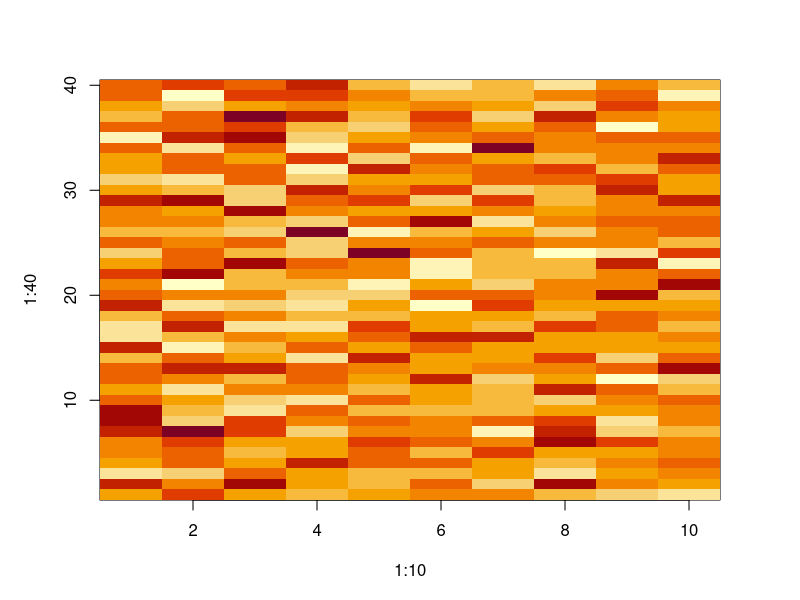
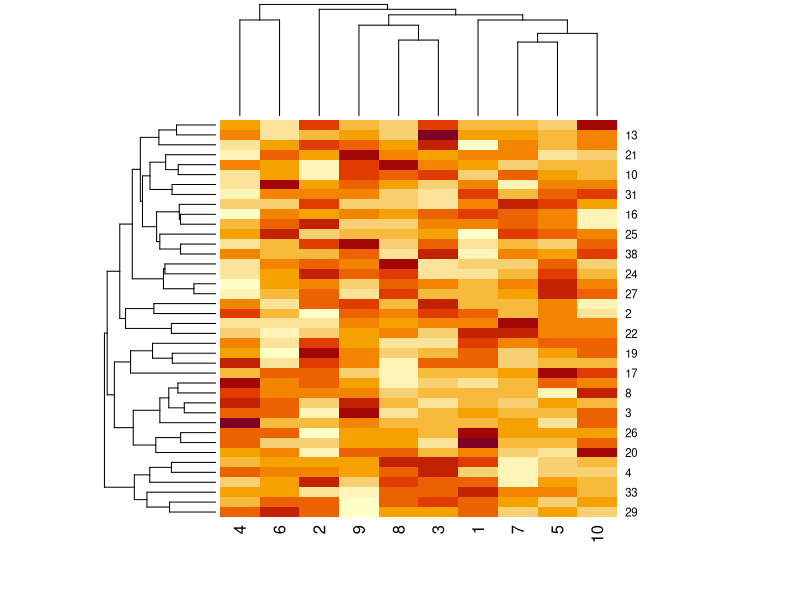
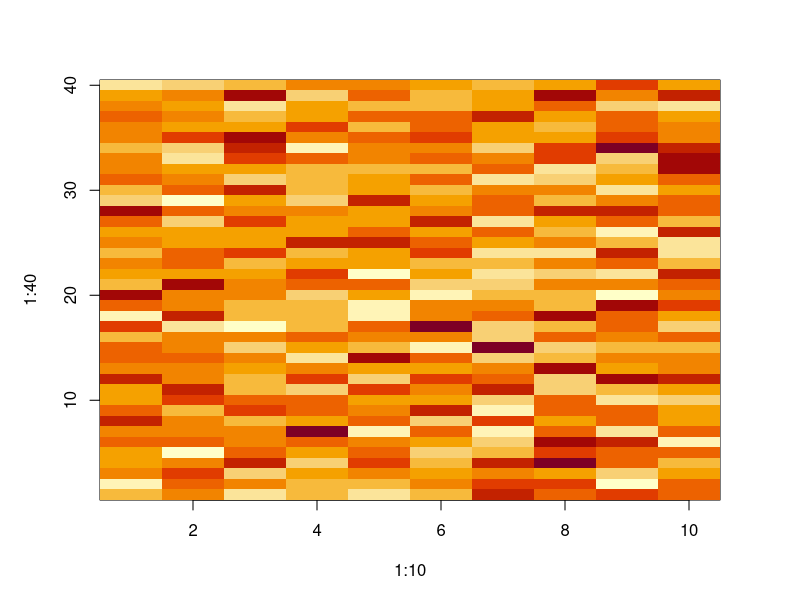
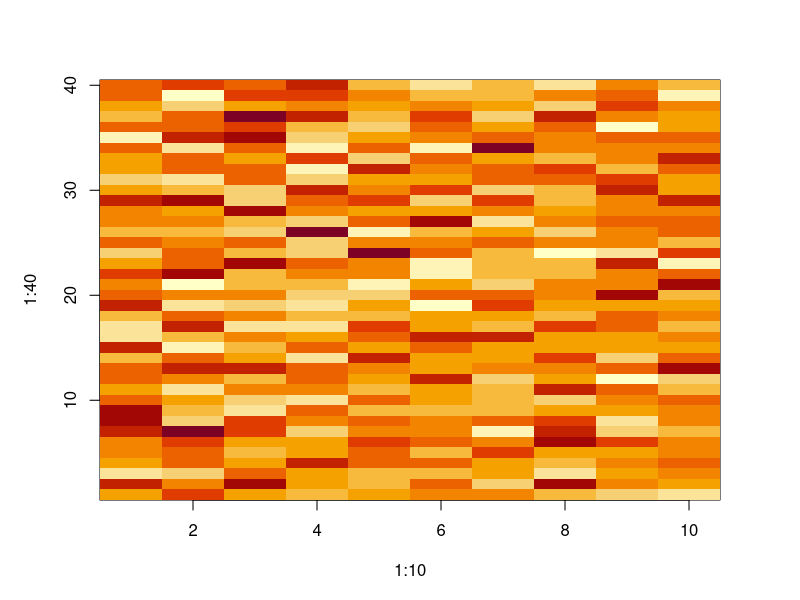
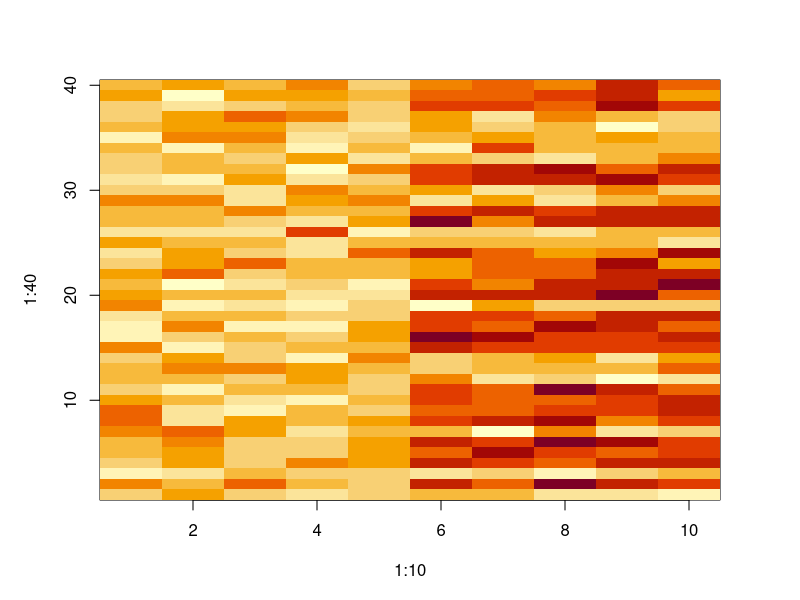
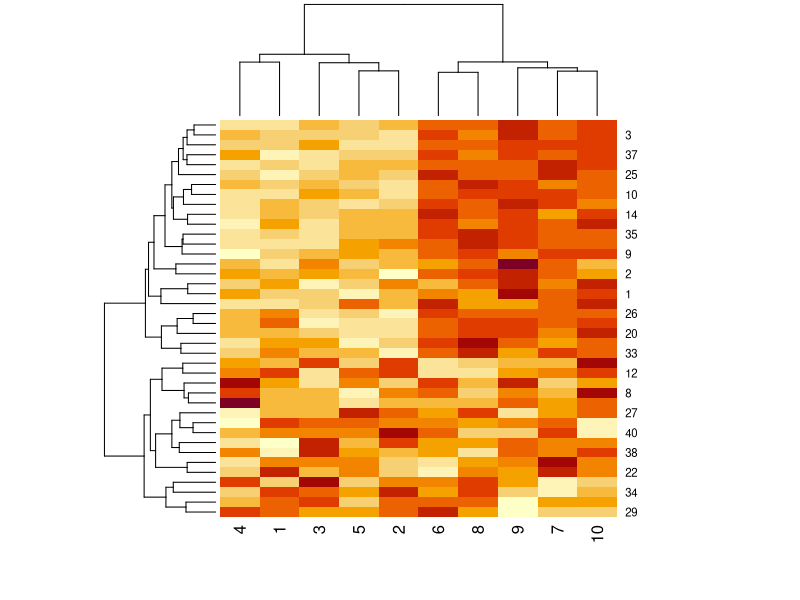
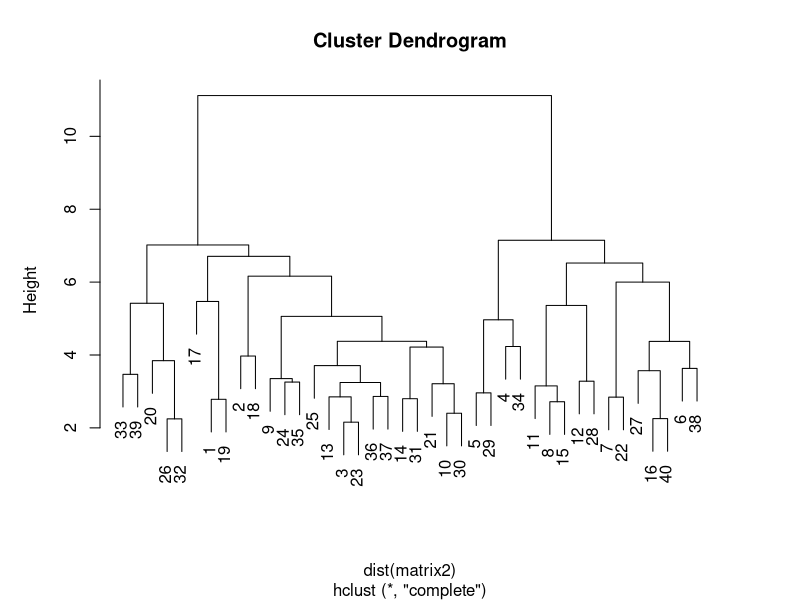
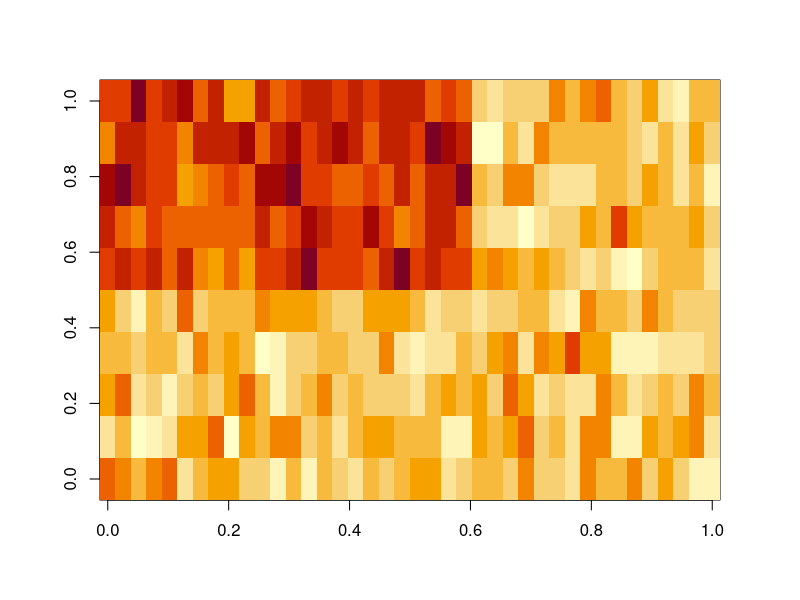

These figures' R source, in order:

set.seed(12345)
par(mar = c(5,5,4,4))

matrix <- matrix(rnorm(400), nrow = 40)
image(1:10,1:40,t(matrix)[ ,nrow(matrix):1])

heatmap(matrix)

set.seed(678910)
matrix2 <- matrix
for (i in 1:40) {
        coinflip <- rbinom(1,1,prob = 0.5)
        if(coinflip){
                matrix2[i,] <- matrix[i,]+rep(c(0,3),each = 5)
        }
        
}
# par(mar = rep(0.2,4))
str(matrix)
image(1:10,1:40,t(matrix)[10:1,])
image(1:10,1:40,t(matrix)[ ,nrow(matrix):1])
image(1:10,1:40,t(matrix2)[ ,nrow(matrix):1])

heatmap(matrix2)

# darker color means larger numbers
# image(matrix(c(-100, 100)))
# m <- matrix(1:12, 4)
# image(t(m)[, nrow(m):1])

cluster <- hclust(dist(matrix2))
plot(cluster)
#names(cluster)
matrixOrder <- matrix2[cluster$order, ]

image(matrixOrder) # cols on the left, from bottom to top, rows read >>>
image(t(matrixOrder)) # cols on the bottom from left to right,rows read ^^^

windows(480,480)
par(mfrow = c(1,3),mar = c(2,2,2,1))

image(t(matrixOrder)[,nrow(matrixOrder):1]) # cols on top, from left to right, rows read downwards
# mean(matrixOrder[1, ])
# mean(matrixOrder[ ,1])

# plot(rowMeans(matrixOrder),40:1, ,xlab = "Row Mean",ylab = "Row",pch = 19)
plot(rowMeans(matrixOrder),40:1, ,xlab = "Row Mean",ylab = "Row",pch = 19)
plot(colMeans(matrixOrder),xlab = "Column",ylab = "Column Mean",pch = 19)

#PCA

windows(960,480)
par(mfrow = c(1,3),mar = c(4,4,2,1))

svd1 <- svd(scale(matrixOrder))
image(t(matrixOrder)[,nrow(matrixOrder):1])
plot(svd1$u[,1],40:1, ,xlab = "Row",ylab = "First left Singular Vector(U)",
     pch = 19)
plot(svd1$v[,1],xlab = "Column",ylab = "First right sungular vector(v)",pch = 19)

dev.cur()
par(mfrow = c(1,2))
graphics.off()
plot(svd1$d,xlab = "Column", ylab = "Singular Value",pch = 19)
plot(svd1$d^2/sum(svd1$d^2),xlab = "Column",ylab = "Prop. of variance explained",
     pch = 19, ylim = c(0,0.4))

#colors()
#install.packages("RColorBrewer")
library(RColorBrewer)
data("volcano")
# pick a palette
cols <- brewer.pal(9,"PuBu")
pal <- colorRampPalette(cols)
image(volcano,col = pal(100))
graphics.off()

#smooth scatter plot
x <- rnorm(1000)
y <- rnorm(1000)
graphics.off()
par(mar = c(2,2,2,1),mfrow = c(2,2))

pal <- colorRamp(c("red","blue"))
pal(1)
# plot(x,y,pch = 19,col = rgb(1,0,1,0.2))
smoothScatter(x,y)
plot(x,y,pch = 19,col = rgb(0,0,0,0.2))

